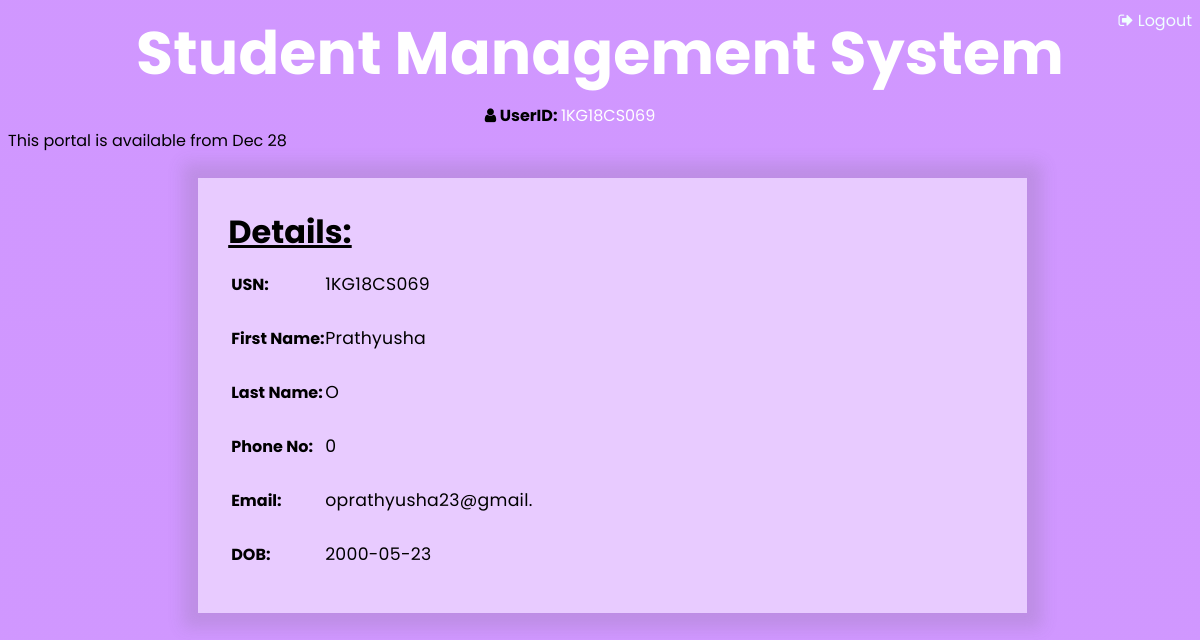
/studentDashboard.php (signed in), run on an earlier commit of the app's database.
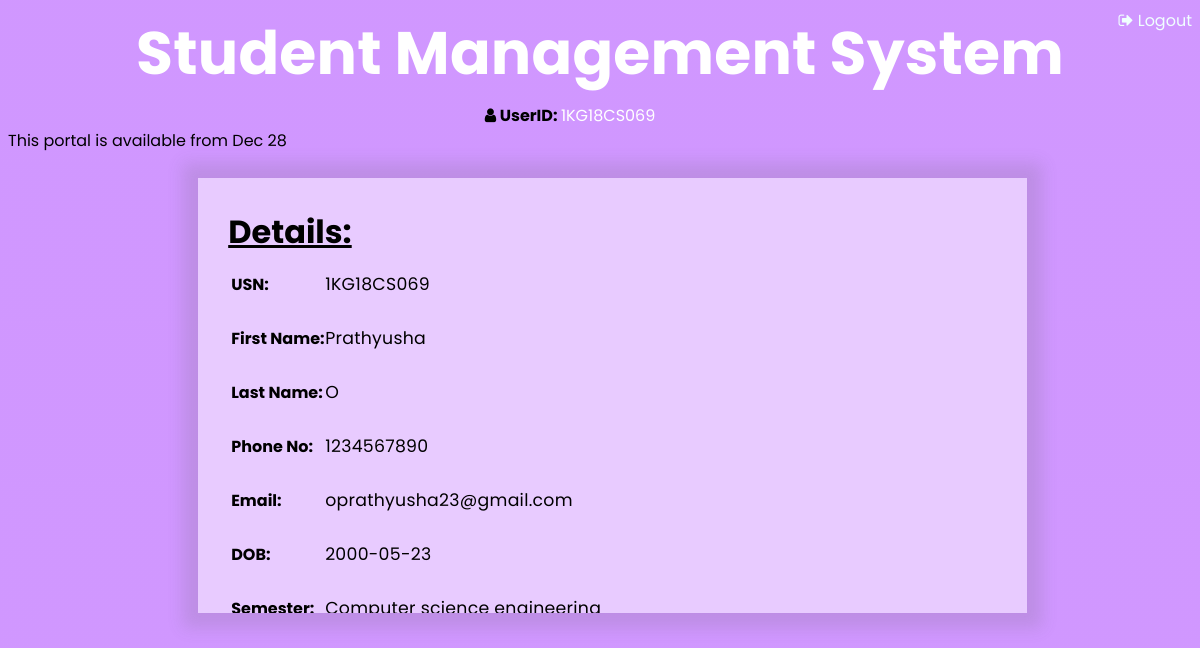
And on a later commit of the database.
### tables this page shows
CREATE TABLE `student` (
  `USN` varchar(20) NOT NULL,
  `firstName` varchar(20) NOT NULL,
  `lastName` varchar(10) DEFAULT NULL,
  `phoneNumber` int(10) NOT NULL,
  `email` varchar(30) DEFAULT NULL,
  `DOB` date DEFAULT NULL,
  `semester` int(11) NOT NULL,
  `userID` varchar(20) DEFAULT NULL,
  `studentLoginID` varchar(20) DEFAULT NULL,
  `departmentID` int(11) NOT NULL
);

CREATE TABLE `department` (
  `departmentID` int(11) NOT NULL,
  `departmentName` varchar(30) DEFAULT NULL
);

### studentDashboard.php (the view, shortened to what this page needs)
<!DOCTYPE html>
<html>
<head>
    <link rel="stylesheet" href="studentDashboard.css?v=<?php echo time(); ?>">
    <link rel="stylesheet" href="https://stackpath.bootstrapcdn.com/font-awesome/4.7.0/css/font-awesome.min.css">
    <?php
    $connection = mysqli_connect("localhost", "root", "");
    ?>
</head>
<body>
    <div id="header"><br>
        <center>
            <div class="logo">
                Student Management System
            </div>
            <div class="info">
                <b><i class="fa fa-user" aria-hidden="true"></i> UserID:&nbsp;</b><?php echo $_SESSION['USN']; ?>
            </div>
            <div class="logout">
                <a href="logout.php" onclick="logout()"> <i class="fa fa-sign-out" aria-hidden="true"></i> Logout<a>
            </div>
        </center>
    </div>
    <span id="topSpan">
        <marquee behavior="" direction="">This portal is available from Dec 28 </marquee>
    </span>
    <div id="rightSide"><br><br>
        <div id="demo">
    <?php
        $query = "select * from student where studentLoginID='$_SESSION[USN]'";
        $query_run = mysqli_query($connection, $query);
        while ($row = mysqli_fetch_assoc($query_run))
         {
        ?>
                <table class="data">
                    <h1 class="details">Details:</h1>
                    <tr>
                        <td>
                            <b>USN:</b>
                        </td>
                        <td>
                            <input type="text" name="USN" value="<?php echo $row['USN'] ?>" disabled>
                        </td>
                    </tr>
                    <tr>
                        <td>
                            <b>First Name:</b>
                        </td>
                        <td>
                            <input type="text" name="firstName" value="<?php echo $row['firstName'] ?>" disabled>
                        </td>
                    </tr>
                    <tr>
                        <td>
                            <b>Last Name:</b>
                        </td>
                        <td>
                            <input type="text" name="lastName" value="<?php echo $row['lastName'] ?>" disabled>
                        </td>
                    </tr>
                    <tr>
                        <td>
                            <b>Phone No:</b>
                        </td>
                        <td>
                            <input type="text" name=" phoneNumber" value="<?php echo $row['phoneNumber'] ?>"disabled>
                        </td>
                    </tr>
                    <tr>
                        <td>
                            <b>Email:</b>
                        </td>
                        <td>
                            <input type="text" name="email" value="<?php echo $row['email'] ?>"disabled>
                        </td>
                    </tr>
                    <tr>
                        <td>
                            <b>DOB:</b>
                        </td>
                        <td>
                            <input type="text" name="DOB" value="<?php echo $row['DOB'] ?>"disabled>
                        </td>
                    </tr>
                <?php
                   $query = "SELECT department.departmentName
                   FROM department
                   INNER JOIN student ON
                   department.departmentID = student.departmentID
                   where USN='$_SESSION[USN]'";
                   $query_run = mysqli_query($connection, $query);
                   while ($row = mysqli_fetch_assoc($query_run)){
                ?>
                    <tr>
                        <td>
                            <b>Semester:</b>
                        </td>
                        <td>
                            <input type="text" name="department" value="<?php echo $row['departmentName']?> " disabled>
                        </td>
                    </tr>
                <?php
                }
                ?>
                </table>
            <?php
        }
            ?>

### studentDashboard.css (style rules this page uses)
* { font-family: 'Poppins', sans-serif; }
body { position: relative; background: linear-gradient(rgba(162, 48, 255, 0.5),rgba(162, 48, 255, 0.5)), url(blue-bg.jpg); }
input { float: left; color: white; width: 120%; margin: 10px; padding: 5px; letter-spacing: 0.2px; align-items: center; justify-content: center; background: linear-gradient( to right,rgb(190, 84, 123),rgb(86, 60, 133)); border-radius: 30px; border: none; transform: scale(1.3); cursor: pointer; }
#rightSide { margin-top: 155px; margin-left: -165px; height: 300%; width: 70%; top:10%; background-color: rgba(255, 255, 255, 0.5); position: absolute; left: 30%; overflow-y: scroll; backdrop-filter: blur(5px); box-shadow: 0 0 15px 15px #6464642a; scroll-behavior: smooth; }
.logo { margin-top: -20px; display: center; font-weight: bold; letter-spacing: 0.2px; text-transform: capitalize; font-size: 60px; color: white; transform: translateY(-5px); }
.info { color: white; text-transform: capitalize; }
.info b { color: black; }
.logout a { text-decoration: none; color: azure; float: right; transform: translateY(-120px); }
.data { margin-top: -20px; margin-left: 30px; color: black; }
.data input { margin-left: 50px; background: rgba(255, 255, 255, 0); border-radius: 0px; border: none; box-shadow: none; color: black; cursor: not-allowed; }
h1 { margin-left: 30px; margin-top: -20px; text-decoration: underline; }

What changed in the data, as far as the page shows it:
changed student "1KG18CS069": phoneNumber "0" → "1234567890"; email "oprathyusha23@gmail." → "oprathyusha23@gmail.com"
added department: department "Computer science engineering"
